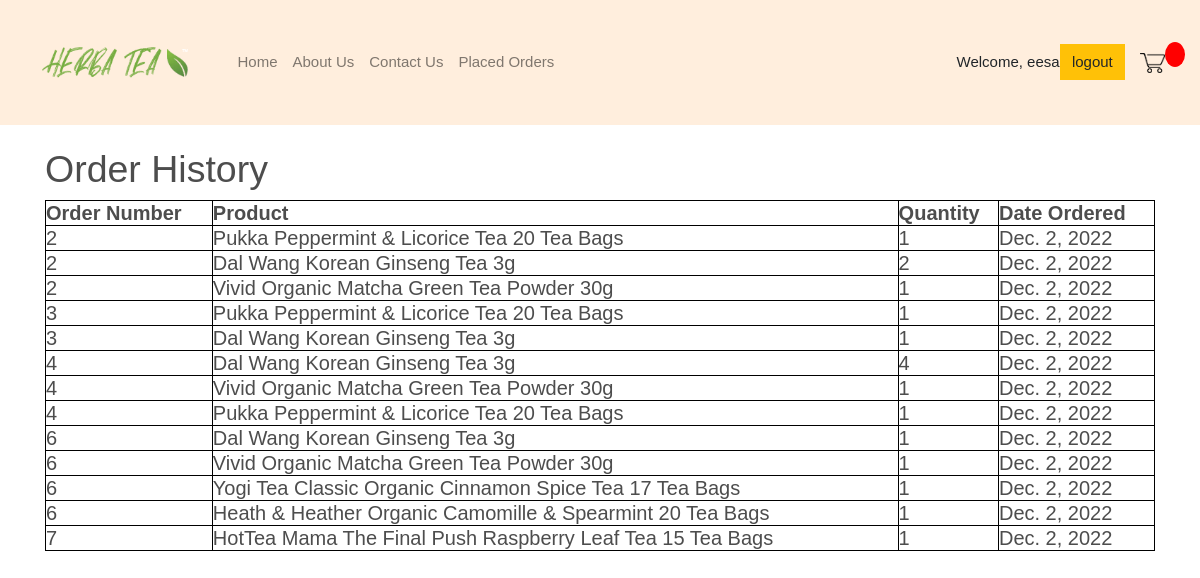
Page /placedorder/ (signed in) on the earlier database version.
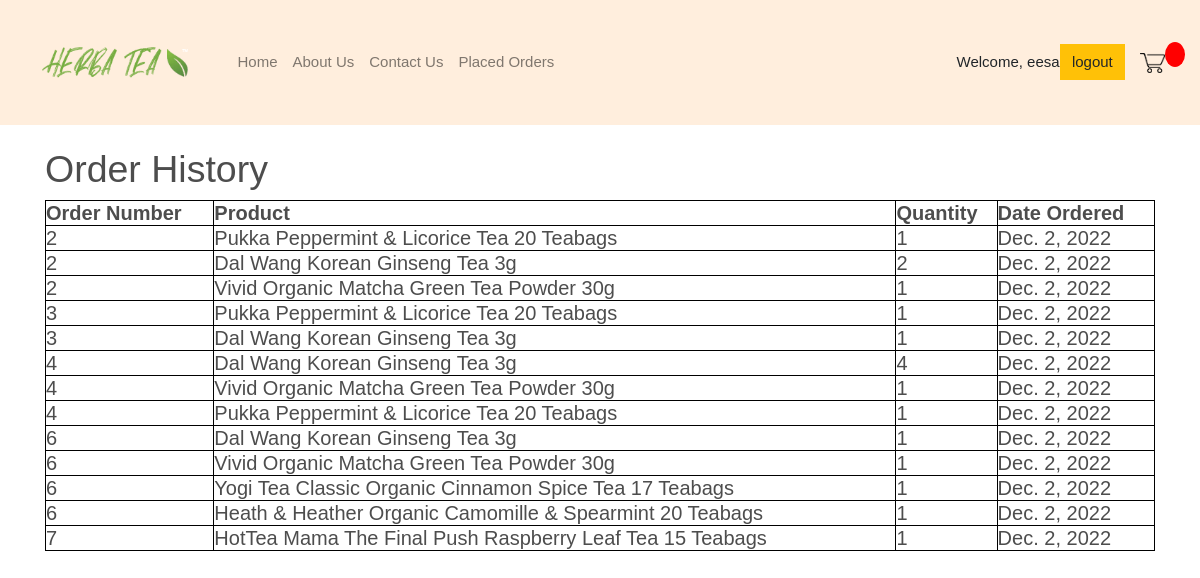
Same page on the later database version.
### store/models.py (models this page shows, shortened)
class OrderItem(models.Model):
	product = models.ForeignKey(Product, on_delete=models.SET_NULL, blank=True, null=True)
	order = models.ForeignKey(Order, on_delete=models.SET_NULL, blank=True, null=True)
	quantity = models.IntegerField(default=0, null=True, blank=True)
	date_added = models.DateField(default=date.today())

class Product(models.Model):
	name = models.CharField(max_length=200, null=True)
	price = models.FloatField()
	image = models.ImageField (null=True, blank=True)
	def __str__(self):
		return self.name

class Order(models.Model):
	customer = models.ForeignKey(Customer, on_delete=models.SET_NULL, null=True, blank=True)
	date_ordered = models.DateField(default=date.today())
	complete = models.BooleanField(default=False, null=True, blank=True)
	transaction_id = models.CharField(max_length=100, null=True)
	def __str__(self):
		return str(self.id)

### store/views.py (the view)
# urls.py: path('placedorder/', views.placedorder, name="placedorder"),
@login_required(login_url='login')
def placedorder(request):
    allItems = OrderItem.objects.all()
    context = {'order_items':allItems}
    return render(request, 'store/placedorder.html', context)

### store/templates/store/placedorder.html (shortened to what this page needs)
{% extends "store/base.html" %}
{% load static %}
{% block content %}
<head>
   <link rel="stylesheet" href="{% static 'css/style.css' %}">
</head>
<h1> Order History <h1>
	<table>
		<thead>
		<tr>
			<th>Order Number</th>
			<th>Product</th>
			<th>Quantity</th>
			<th>Date Ordered</th>
		</tr>
		</thead>
		<tbody>
			{% for orders in order_items %}
			<tr>
				<td> {{ orders.order }} </td>
				<td> {{ orders.product }} </td>
				<td> {{ orders.quantity }} </td>
				<td> {{ orders.date_added }} </td>
			</tr>
			{% endfor %}
		</tbody>
	</table>
{% endblock content %}

Differences in the rows shown:
changed through a linked row, OrderItem (number 1 of 13 on the later page): product "Pukka Peppermint & Licorice Tea 20 Tea Bags" → "Pukka Peppermint & Licorice Tea 20 Teabags"
changed through a linked row, OrderItem (number 4 of 13 on the later page): product "Pukka Peppermint & Licorice Tea 20 Tea Bags" → "Pukka Peppermint & Licorice Tea 20 Teabags"
changed through a linked row, OrderItem (number 8 of 13 on the later page): product "Pukka Peppermint & Licorice Tea 20 Tea Bags" → "Pukka Peppermint & Licorice Tea 20 Teabags"
changed through a linked row, OrderItem: product "Yogi Tea Classic Organic Cinnamon Spice Tea 17 Tea Bags" → "Yogi Tea Classic Organic Cinnamon Spice Tea 17 Teabags"
changed through a linked row, OrderItem: product "Heath & Heather Organic Camomille & Spearmint 20 Tea Bags" → "Heath & Heather Organic Camomille & Spearmint 20 Teabags"
changed through a linked row, OrderItem: product "HotTea Mama The Final Push Raspberry Leaf Tea 15 Tea Bags" → "HotTea Mama The Final Push Raspberry Leaf Tea 15 Teabags"
